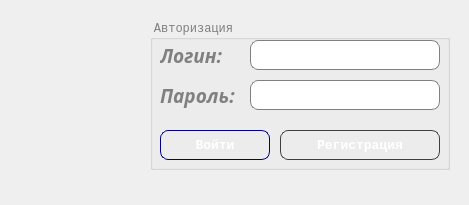
<?xml version="1.0" encoding="UTF-8"?>
<ui version="4.0">
 <class>Autorization</class>
 <widget class="QDialog" name="Autorization">
  <property name="geometry">
   <rect>
    <x>0</x>
    <y>0</y>
    <width>469</width>
    <height>205</height>
   </rect>
  </property>
  <property name="windowTitle">
   <string>Autorization</string>
  </property>
  <property name="windowIcon">
   <iconset resource="images.qrc">
    <normaloff>:/img/pic/Autorization/auto_icon.ico</normaloff>:/img/pic/Autorization/auto_icon.ico</iconset>
  </property>
  <widget class="QGroupBox" name="autorization">
   <property name="geometry">
    <rect>
     <x>150</x>
     <y>20</y>
     <width>300</width>
     <height>150</height>
    </rect>
   </property>
   <property name="font">
    <font>
     <family>Consolas</family>
    </font>
   </property>
   <property name="styleSheet">
    <string notr="true">color: grey;</string>
   </property>
   <property name="title">
    <string>Авторизация</string>
   </property>
   <widget class="QLabel" name="login">
    <property name="geometry">
     <rect>
      <x>10</x>
      <y>20</y>
      <width>81</width>
      <height>31</height>
     </rect>
    </property>
    <property name="font">
     <font>
      <family>Monotype Corsiva</family>
      <pointsize>14</pointsize>
      <weight>75</weight>
      <italic>true</italic>
      <bold>true</bold>
     </font>
    </property>
    <property name="text">
     <string>Логин:</string>
    </property>
   </widget>
   <widget class="QLabel" name="password">
    <property name="geometry">
     <rect>
      <x>10</x>
      <y>60</y>
      <width>91</width>
      <height>31</height>
     </rect>
    </property>
    <property name="font">
     <font>
      <family>Monotype Corsiva</family>
      <pointsize>14</pointsize>
      <weight>75</weight>
      <italic>true</italic>
      <bold>true</bold>
     </font>
    </property>
    <property name="text">
     <string>Пароль:</string>
    </property>
   </widget>
   <widget class="QPushButton" name="enter">
    <property name="geometry">
     <rect>
      <x>10</x>
      <y>110</y>
      <width>110</width>
      <height>30</height>
     </rect>
    </property>
    <property name="font">
     <font>
      <family>Courier New</family>
      <pointsize>10</pointsize>
      <weight>75</weight>
      <bold>true</bold>
     </font>
    </property>
    <property name="autoFillBackground">
     <bool>false</bool>
    </property>
    <property name="styleSheet">
     <string notr="true">QPushButton {
border-style: outset;
     min-width: 5em;
     padding: 6px;
     border: 1px solid #404040;
     /*border-width: 2px;*/
     border-radius: 8px;
     background-color: qlineargradient(x1: 0, y1: 0, x2: 0, y2: 1,
                                       stop: 0 #999999, stop: 1 #404040);
	color: white;
}

QPushButton:pressed {
	 color:rgb(200,200,200);
     background-color: qlineargradient(x1: 0, y1: 0, x2: 0, y2: 1,
                                       stop: 0 #404040, stop: 1 #999999);
 }

QPushButton:disabled {
	color:rgb(200,200,200);
	background-color: qlineargradient(x1: 0, y1: 0, x2: 0, y2: 1,
									  stop: 0 #555555, stop: 1 #999999);
}

 QPushButton:hover {
	 border: 1px solid #404040;
     border-width: 2px;
     border-color: green;
 }

 QPushButton:default {
     border-color: navy; /* делаем кнопку по умолчанию выпуклой */
 }</string>
    </property>
    <property name="text">
     <string>Войти</string>
    </property>
   </widget>
   <widget class="QLineEdit" name="login_input">
    <property name="geometry">
     <rect>
      <x>100</x>
      <y>20</y>
      <width>190</width>
      <height>30</height>
     </rect>
    </property>
    <property name="font">
     <font>
      <family>Bahnschrift</family>
      <pointsize>11</pointsize>
     </font>
    </property>
    <property name="styleSheet">
     <string notr="true">border-radius: 8px;
border: 1px solid grey;
color: black;</string>
    </property>
   </widget>
   <widget class="QLineEdit" name="passw_input">
    <property name="geometry">
     <rect>
      <x>100</x>
      <y>60</y>
      <width>190</width>
      <height>30</height>
     </rect>
    </property>
    <property name="font">
     <font>
      <family>Bahnschrift</family>
      <pointsize>11</pointsize>
     </font>
    </property>
    <property name="focusPolicy">
     <enum>Qt::StrongFocus</enum>
    </property>
    <property name="styleSheet">
     <string notr="true">border-radius: 8px;
border: 1px solid grey;
color: black;</string>
    </property>
    <property name="echoMode">
     <enum>QLineEdit::Password</enum>
    </property>
   </widget>
   <widget class="QPushButton" name="registration">
    <property name="geometry">
     <rect>
      <x>130</x>
      <y>110</y>
      <width>160</width>
      <height>30</height>
     </rect>
    </property>
    <property name="font">
     <font>
      <family>Courier New</family>
      <pointsize>10</pointsize>
      <weight>75</weight>
      <bold>true</bold>
     </font>
    </property>
    <property name="autoFillBackground">
     <bool>false</bool>
    </property>
    <property name="styleSheet">
     <string notr="true">QPushButton {
border-style: outset;
     min-width: 5em;
     padding: 6px;
     border: 1px solid #404040;
     /*border-width: 2px;*/
     border-radius: 8px;
     background-color: qlineargradient(x1: 0, y1: 0, x2: 0, y2: 1,
                                       stop: 0 #999999, stop: 1 #404040);
	color: white;
}

QPushButton:pressed {
	 color:rgb(200,200,200);
     background-color: qlineargradient(x1: 0, y1: 0, x2: 0, y2: 1,
                                       stop: 0 #404040, stop: 1 #999999);
 }

QPushButton:disabled {
	color:rgb(200,200,200);
	background-color: qlineargradient(x1: 0, y1: 0, x2: 0, y2: 1,
									  stop: 0 #555555, stop: 1 #999999);
}

 QPushButton:hover {
	 border: 1px solid #404040;
     border-width: 2px;
     border-color: green;
 }

 QPushButton:default {
     border-color: navy; /* делаем кнопку по умолчанию выпуклой */
 }</string>
    </property>
    <property name="text">
     <string>Регистрация</string>
    </property>
   </widget>
  </widget>
  <widget class="QLabel" name="home">
   <property name="geometry">
    <rect>
     <x>10</x>
     <y>40</y>
     <width>128</width>
     <height>128</height>
    </rect>
   </property>
   <property name="text">
    <string/>
   </property>
   <property name="pixmap">
    <pixmap resource="images.qrc">:/img/pic/Autorization/home.ico</pixmap>
   </property>
  </widget>
  <widget class="QLabel" name="label">
   <property name="geometry">
    <rect>
     <x>0</x>
     <y>0</y>
     <width>469</width>
     <height>205</height>
    </rect>
   </property>
   <property name="text">
    <string/>
   </property>
   <property name="pixmap">
    <pixmap resource="images.qrc">:/img/pic/MainWindow/bg.jpg</pixmap>
   </property>
  </widget>
  <zorder>label</zorder>
  <zorder>autorization</zorder>
  <zorder>home</zorder>
 </widget>
 <resources>
  <include location="images.qrc"/>
 </resources>
 <connections/>
</ui>
